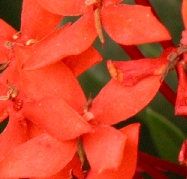
%> input picture Train/91/t13.bmp, 187 x 179 px; its folder holds only this picture in this run
$ octave generate_train.m   (GNU Octave 9; MATLAB toolbox functions it lacks are replaced by stand-ins)
%> lines starting %> are read from the running program, lines starting %| are printed output that depends on the picture
clear;close all;
%% settings
folder = 'Train/91';
savepath = 'train.h5';
size_input = 33;
size_label = 21;
scale = 3;
stride = 14;

%% initialization
data = zeros(1, size_input, size_input, 1);
label = zeros(1, size_label, size_label, 1);
padding = abs(size_input - size_label)/2;
count = 0;

%% generate data
filepaths = dir(fullfile(folder,'*.bmp'));

for i = 1 : length(filepaths)
    image = imread(fullfile(folder,filepaths(i).name));
%> image is the input picture: size 179x187x3 uint8; mean R, G, B 204.1, 69.7, 41.8
    image = rgb2ycbcr(image);
%> image: size 179x187x3 uint8; mean of channels 1, 2, 3 107.7, 95.8, 189
    image = im2double(image(:, :, 1));
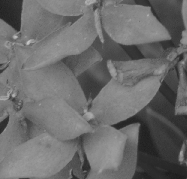
%> image: size 179x187 double; min 0.106, max 0.773, mean 0.422

    [hei,wid] = size(image);
%> hei = 179; wid = 187
    im_label = image(1:hei-mod(hei, scale), 1:wid-mod(wid, scale));
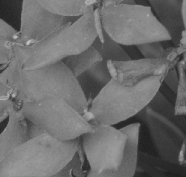
%> im_label: size 177x186 double; min 0.106, max 0.773, mean 0.423

    im_input = imresize(imresize(im_label,1/scale,'bicubic'),[hei,wid],'bicubic');
    [hei,wid] = size(im_label);
%> hei = 177; wid = 186
    for x = 1 : stride : hei-size_input+1
        for y = 1 :stride : wid-size_input+1

            subim_input = im_input(x : x+size_input-1, y : y+size_input-1);
            subim_label = im_label(x+padding : x+padding+size_label-1, y+padding : y+padding+size_label-1);

            count=count+1;
            data(1, :, :, count) = subim_input;
            label(1, :, :,count) = subim_label;
        end
    end
%> after the loop, count = 121
end

order = randperm(count);
data = data(1,:,:,order);
label = label(1,:,:,order);

%% my writing to HDF5
h5create(savepath, '/data', [1 size_input size_input count]); % width, height, channels, number
%> (this line was passed over: h5create is not available in this run)
h5create(savepath, '/label', [1 size_label size_label count]); % width, height, channels, number
%> (this line was passed over: h5create is not available in this run)
h5write(savepath, '/data', data);
%> (this line was passed over: h5write is not available in this run)
h5write(savepath, '/label', label);
%> (this line was passed over: h5write is not available in this run)
h5disp(savepath);
%> (this line was passed over: h5disp is not available in this run)

$ run again, on Train/91/t24.bmp
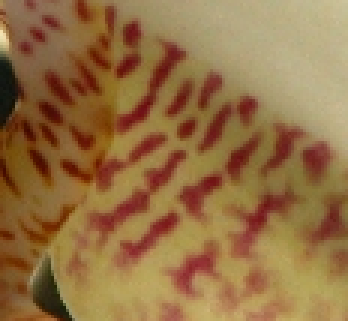
%> input picture Train/91/t24.bmp, 116 x 107 px (shown 3 times larger)
%> image is the input picture: size 107x116x3 uint8; mean R, G, B 148.2, 111.3, 67.3
%> `image = im2double(image(:, :, 1));`:
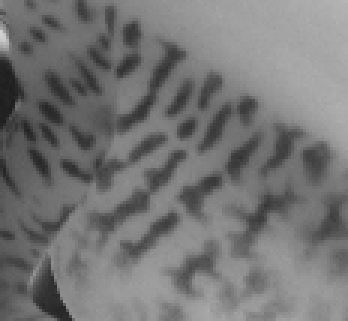
%> image: size 107x116 double (shown 3 times larger); min 0.114, max 0.82, mean 0.458
%> `im_label = image(1:hei-mod(hei, scale), 1:wid-mod(wid, scale));`:
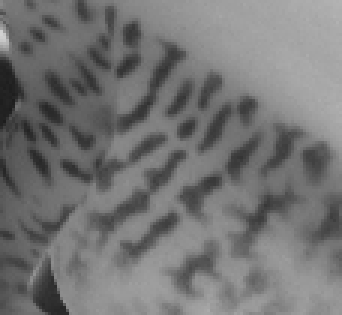
%> im_label: size 105x114 double (shown 3 times larger); min 0.114, max 0.82, mean 0.455
%> after the loop `for x = 1 : stride : hei-size_input+1`: count = 36

$ run again, on Train/91/t26.bmp
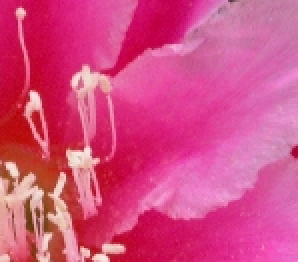
%> input picture Train/91/t26.bmp, 149 x 131 px (shown 2 times larger)
%> image is the input picture: size 131x149x3 uint8; mean R, G, B 213.8, 75.2, 131.6
%> `image = im2double(image(:, :, 1));`:
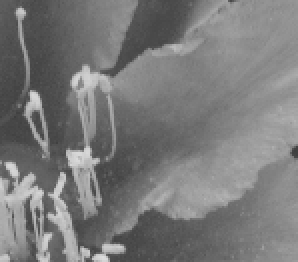
%> image: size 131x149 double (shown 2 times larger); min 0.243, max 0.863, mean 0.477
%> `im_input = imresize(imresize(im_label,1/scale,'bicubic'),[hei,wid],'bi..`:
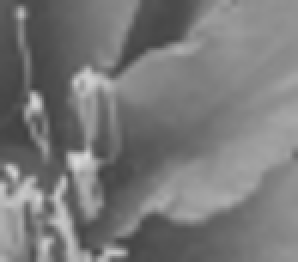
%> im_input: size 131x149 double (shown 2 times larger); min 0.256, max 0.853, mean 0.476
%> after the loop `for x = 1 : stride : hei-size_input+1`: count = 63

$ run again, on Train/91/t28.bmp
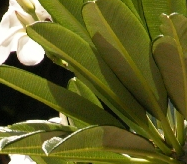
%> input picture Train/91/t28.bmp, 187 x 164 px
%> image is the input picture: size 164x187x3 uint8; mean R, G, B 98.5, 98.2, 38.4
%> `image = im2double(image(:, :, 1));`:
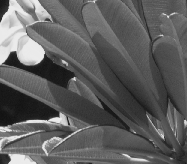
%> image: size 164x187 double; min 0.0706, max 0.922, mean 0.371
%> `im_input = imresize(imresize(im_label,1/scale,'bicubic'),[hei,wid],'bi..`:
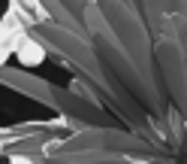
%> im_input: size 164x187 double; min 0.0547, max 0.982, mean 0.37
%> after the loop `for x = 1 : stride : hei-size_input+1`: count = 110

$ run again, on Train/91/t17.bmp
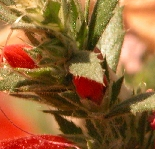
%> input picture Train/91/t17.bmp, 155 x 149 px
%> image is the input picture: size 149x155x3 uint8; mean R, G, B 147.6, 100.4, 54
%> `image = im2double(image(:, :, 1));`:
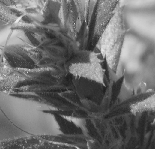
%> image: size 149x155 double; min 0.114, max 0.914, mean 0.431
%> `im_input = imresize(imresize(im_label,1/scale,'bicubic'),[hei,wid],'bi..`:
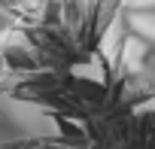
%> im_input: size 149x155 double; min 0.119, max 0.864, mean 0.432
%> after the loop `for x = 1 : stride : hei-size_input+1`: count = 81
